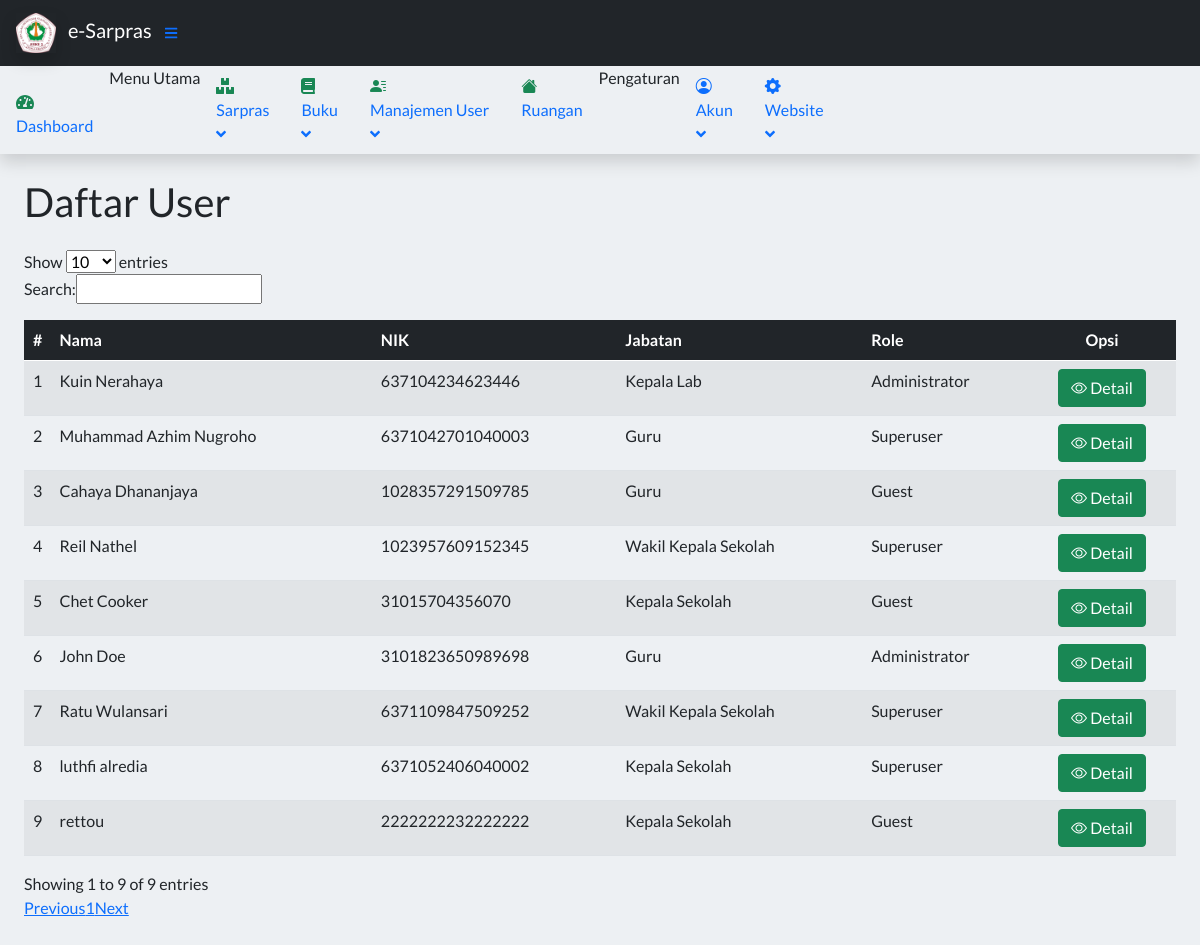
The app's page /index.php?page=Userlist (signed in), older data.
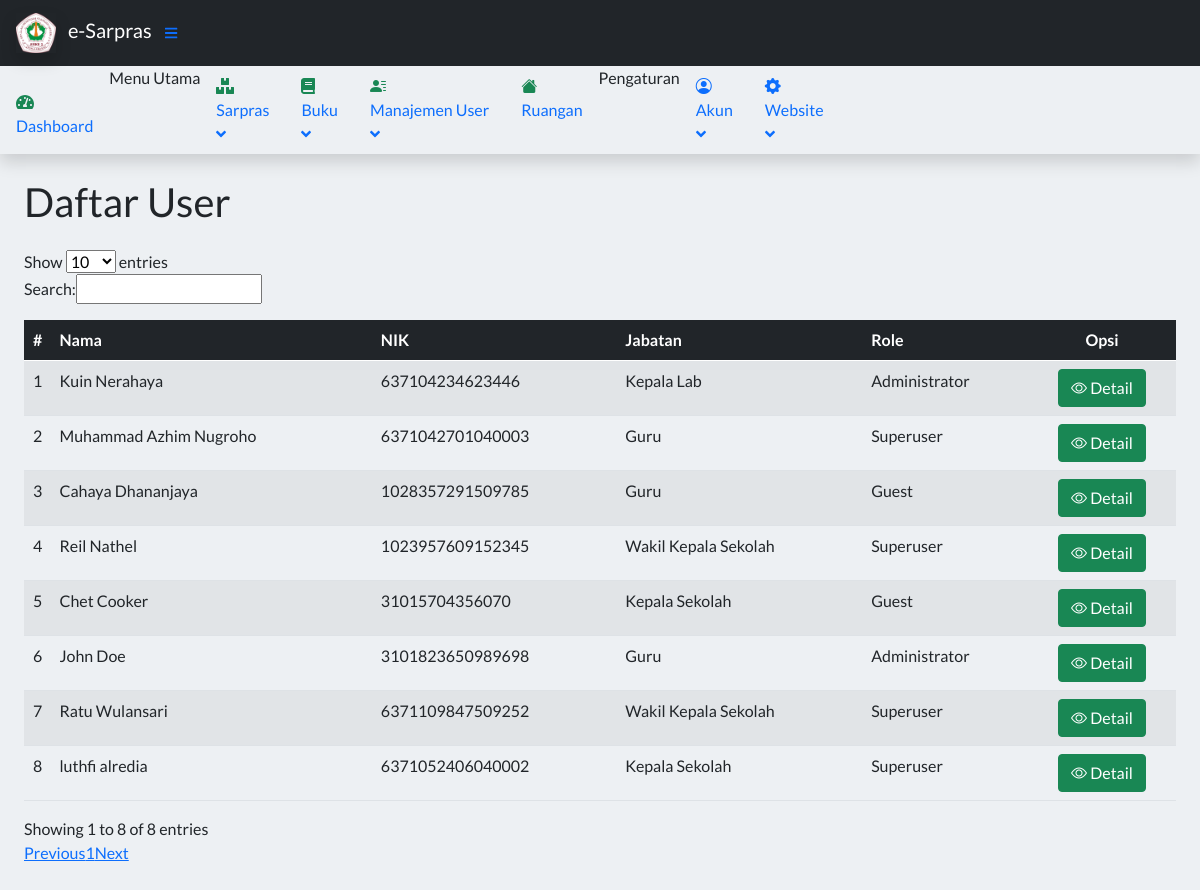
The same page, newer data.
### tables this page shows
CREATE TABLE `tuser` (
  `idUser` int(11) NOT NULL,
  `username` varchar(30) NOT NULL,
  `password` varchar(255) NOT NULL,
  `role` enum('Superuser','Administrator','Guest') NOT NULL,
  `nik` varchar(16) DEFAULT NULL,
  `nama` varchar(30) NOT NULL,
  `fotoProfil` varchar(255) DEFAULT 'person-fill.svg',
  `gender` enum('Laki-laki','Perempuan') NOT NULL,
  `agama` enum('Budha','Hindu','Islam','Katholik','Kristen') NOT NULL,
  `telpon` varchar(13) DEFAULT NULL,
  `email` varchar(30) DEFAULT NULL,
  `tanggalLahir` date DEFAULT NULL,
  `alamat` varchar(50) DEFAULT NULL,
  `status` enum('Kepala Sekolah','Wakil Kepala Sekolah','Kepala Lab','Guru') DEFAULT NULL,
  `isDeleted` tinyint(1) NOT NULL DEFAULT 0
);

### config/userfunctions.php (called while the page is built, shortened)
<?php
	include_once 'connect.php';
	function query($query) {
		global $db;
		$result = mysqli_query($db, $query);
		$rows = [];
		while( $row = mysqli_fetch_assoc($result) ) {
			$rows[] = $row;
		}
		return $rows;
	}
 ?>

### contents/User/tableuser.php (the view, shortened to what this page needs)
<?php
    require 'config/userfunctions.php';
    $users = query('SELECT * FROM tuser WHERE isDeleted = 0');
 ?>
<main>
    <div class="container-fluid px-4">
        <h1 class="mt-4 mb-4">Daftar User</h1>
        <div class="mb-5">
            <table id="example" class="display nowrap caption-top table-striped table" style="width:100%">
                <caption></caption>
                <thead class="table-dark">
                    <tr>
                        <th class="text-center">#</th>
                        <th>Nama</th>
                        <th>NIK</th>
                        <th>Jabatan</th>
                        <th>Role</th>
                        <th class="text-center">Opsi</th>
                    </tr>
                </thead>
                <tbody class="">
                    <?php $count = 1; ?>
                    <?php foreach($users as $user) : ?>
                		<tr>
                			<td class="text-center"><?= $count; ?></td>
                			<td><?= $user['nama']; ?></td>
                            <td><?= $user['nik']; ?></td>
                			<td><?= $user['status']; ?></td>
                            <td><?= $user['role']; ?></td>
                			<td class="text-center">
                				<a href="index.php?page=UserDetail&id=<?= $user['idUser']; ?>" class="btn btn-success"><i class="bi bi-eye"></i> Detail</a>
                			</td>
                		</tr>
                        <?php $count++ ?>
                    <?php endforeach; ?>
                </tbody>
            </table>
        </div>
    </div>
</main>

Row changes from the older to the newer data that the page shows:
no longer on this page (row edited): tuser: nama "rettou", nik "2222222232222222", status "Kepala Sekolah", role "Guest"
Text that changed along with them:
text written by a page script: "Show entries Search: Showing 1 to 9 of 9 entries Previous 1 Next" → "Show entries Search: Showing 1 to 8 of 8 entries Previous 1 Next"
